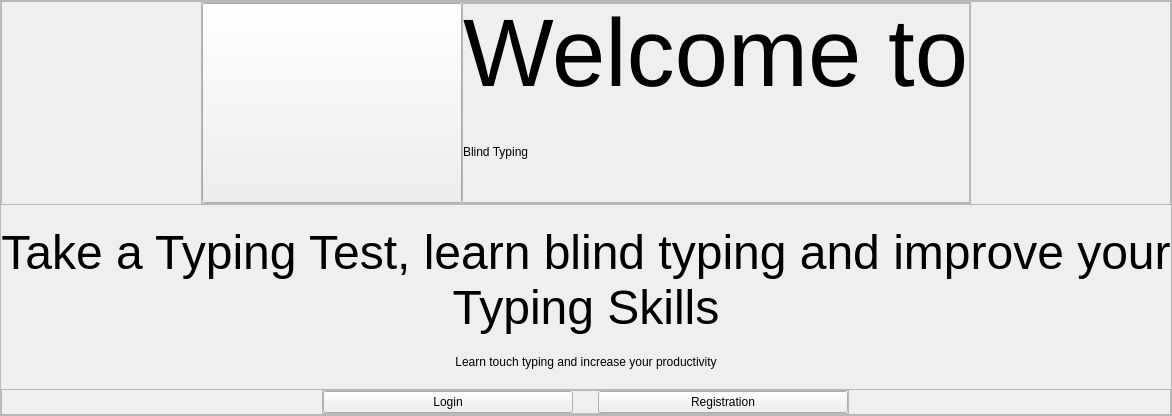
      <widget class="QWidget" name="preview">
       <layout class="QVBoxLayout" name="verticalLayout_2">
        <property name="spacing">
         <number>0</number>
        </property>
        <property name="leftMargin">
         <number>0</number>
        </property>
        <property name="topMargin">
         <number>0</number>
        </property>
        <property name="rightMargin">
         <number>0</number>
        </property>
        <property name="bottomMargin">
         <number>0</number>
        </property>
        <item alignment="Qt::AlignHCenter|Qt::AlignVCenter">
         <widget class="QFrame" name="preview_container">
          <property name="maximumSize">
           <size>
            <width>100000</width>
            <height>100000</height>
           </size>
          </property>
          <property name="frameShape">
           <enum>QFrame::StyledPanel</enum>
          </property>
          <property name="frameShadow">
           <enum>QFrame::Raised</enum>
          </property>
          <layout class="QVBoxLayout" name="verticalLayout_3">
           <property name="spacing">
            <number>20</number>
           </property>
           <property name="leftMargin">
            <number>0</number>
           </property>
           <property name="topMargin">
            <number>0</number>
           </property>
           <property name="rightMargin">
            <number>0</number>
           </property>
           <property name="bottomMargin">
            <number>0</number>
           </property>
           <item>
            <widget class="QFrame" name="preview_container_logo">
             <property name="frameShape">
              <enum>QFrame::StyledPanel</enum>
             </property>
             <property name="frameShadow">
              <enum>QFrame::Raised</enum>
             </property>
             <layout class="QHBoxLayout" name="horizontalLayout_4">
              <property name="spacing">
               <number>0</number>
              </property>
              <property name="leftMargin">
               <number>0</number>
              </property>
              <property name="topMargin">
               <number>0</number>
              </property>
              <property name="rightMargin">
               <number>0</number>
              </property>
              <property name="bottomMargin">
               <number>0</number>
              </property>
              <item alignment="Qt::AlignHCenter">
               <widget class="QFrame" name="frame">
                <property name="frameShape">
                 <enum>QFrame::StyledPanel</enum>
                </property>
                <property name="frameShadow">
                 <enum>QFrame::Raised</enum>
                </property>
                <layout class="QHBoxLayout" name="horizontalLayout_5">
                 <property name="spacing">
                  <number>0</number>
                 </property>
                 <property name="leftMargin">
                  <number>0</number>
                 </property>
                 <property name="topMargin">
                  <number>0</number>
                 </property>
                 <property name="rightMargin">
                  <number>0</number>
                 </property>
                 <property name="bottomMargin">
                  <number>0</number>
                 </property>
                 <item>
                  <widget class="QPushButton" name="preview_logo">
                   <property name="minimumSize">
                    <size>
                     <width>260</width>
                     <height>200</height>
                    </size>
                   </property>
                   <property name="maximumSize">
                    <size>
                     <width>400</width>
                     <height>16777215</height>
                    </size>
                   </property>
                   <property name="iconSize">
                    <size>
                     <width>300</width>
                     <height>300</height>
                    </size>
                   </property>
                  </widget>
                 </item>
                 <item alignment="Qt::AlignVCenter">
                  <widget class="QFrame" name="preview_logo_texts">
                   <property name="minimumSize">
                    <size>
                     <width>0</width>
                     <height>200</height>
                    </size>
                   </property>
                   <property name="maximumSize">
                    <size>
                     <width>16777215</width>
                     <height>200</height>
                    </size>
                   </property>
                   <property name="frameShape">
                    <enum>QFrame::StyledPanel</enum>
                   </property>
                   <property name="frameShadow">
                    <enum>QFrame::Raised</enum>
                   </property>
                   <layout class="QVBoxLayout" name="verticalLayout_4">
                    <property name="spacing">
                     <number>0</number>
                    </property>
                    <property name="leftMargin">
                     <number>0</number>
                    </property>
                    <property name="topMargin">
                     <number>0</number>
                    </property>
                    <property name="rightMargin">
                     <number>0</number>
                    </property>
                    <property name="bottomMargin">
                     <number>0</number>
                    </property>
                    <item alignment="Qt::AlignLeft|Qt::AlignVCenter">
                     <widget class="QLabel" name="preview_logo_text_1">
                      <property name="sizePolicy">
                       <sizepolicy hsizetype="Preferred" vsizetype="Minimum">
                        <horstretch>0</horstretch>
                        <verstretch>0</verstretch>
                       </sizepolicy>
                      </property>
                      <property name="minimumSize">
                       <size>
                        <width>0</width>
                        <height>90</height>
                       </size>
                      </property>
                      <property name="maximumSize">
                       <size>
                        <width>16777215</width>
                        <height>90</height>
                       </size>
                      </property>
                      <property name="font">
                       <font>
                        <pointsize>72</pointsize>
                       </font>
                      </property>
                      <property name="text">
                       <string>Welcome to</string>
                      </property>
                     </widget>
                    </item>
                    <item alignment="Qt::AlignLeft|Qt::AlignVCenter">
                     <widget class="QLabel" name="preview_logo_text_2">
                      <property name="sizePolicy">
                       <sizepolicy hsizetype="Preferred" vsizetype="Minimum">
                        <horstretch>0</horstretch>
                        <verstretch>0</verstretch>
                       </sizepolicy>
                      </property>
                      <property name="minimumSize">
                       <size>
                        <width>0</width>
                        <height>90</height>
                       </size>
                      </property>
                      <property name="maximumSize">
                       <size>
                        <width>16777215</width>
                        <height>90</height>
                       </size>
                      </property>
                      <property name="text">
                       <string>Blind Typing</string>
                      </property>
                     </widget>
                    </item>
                   </layout>
                  </widget>
                 </item>
                </layout>
               </widget>
              </item>
             </layout>
            </widget>
           </item>
           <item>
            <widget class="QLabel" name="preview_label1">
             <property name="font">
              <font>
               <pointsize>36</pointsize>
              </font>
             </property>
             <property name="text">
              <string>Take a Typing Test, learn blind typing and improve your 
Typing Skills</string>
             </property>
             <property name="alignment">
              <set>Qt::AlignCenter</set>
             </property>
            </widget>
           </item>
           <item>
            <widget class="QLabel" name="preview_label2">
             <property name="text">
              <string>Learn touch typing and increase your productivity</string>
             </property>
             <property name="alignment">
              <set>Qt::AlignCenter</set>
             </property>
            </widget>
           </item>
           <item>
            <widget class="QFrame" name="preview_container_buttons">
             <property name="frameShape">
              <enum>QFrame::StyledPanel</enum>
             </property>
             <property name="frameShadow">
              <enum>QFrame::Raised</enum>
             </property>
             <layout class="QVBoxLayout" name="verticalLayout_5">
              <property name="spacing">
               <number>0</number>
              </property>
              <property name="leftMargin">
               <number>0</number>
              </property>
              <property name="topMargin">
               <number>0</number>
              </property>
              <property name="rightMargin">
               <number>0</number>
              </property>
              <property name="bottomMargin">
               <number>0</number>
              </property>
              <item alignment="Qt::AlignHCenter">
               <widget class="QFrame" name="preview_buttons">
                <property name="maximumSize">
                 <size>
                  <width>600</width>
                  <height>16777215</height>
                 </size>
                </property>
                <property name="frameShape">
                 <enum>QFrame::StyledPanel</enum>
                </property>
                <property name="frameShadow">
                 <enum>QFrame::Raised</enum>
                </property>
                <layout class="QHBoxLayout" name="horizontalLayout_6">
                 <property name="spacing">
                  <number>25</number>
                 </property>
                 <property name="leftMargin">
                  <number>0</number>
                 </property>
                 <property name="topMargin">
                  <number>0</number>
                 </property>
                 <property name="rightMargin">
                  <number>0</number>
                 </property>
                 <property name="bottomMargin">
                  <number>0</number>
                 </property>
                 <item>
                  <widget class="QPushButton" name="preview_login_button">
                   <property name="minimumSize">
                    <size>
                     <width>250</width>
                     <height>0</height>
                    </size>
                   </property>
                   <property name="text">
                    <string>Login</string>
                   </property>
                  </widget>
                 </item>
                 <item>
                  <widget class="QPushButton" name="preview_registration_button">
                   <property name="minimumSize">
                    <size>
                     <width>250</width>
                     <height>0</height>
                    </size>
                   </property>
                   <property name="text">
                    <string>Registration</string>
                   </property>
                  </widget>
                 </item>
                </layout>
               </widget>
              </item>
             </layout>
            </widget>
           </item>
          </layout>
         </widget>
        </item>
       </layout>
      </widget>
